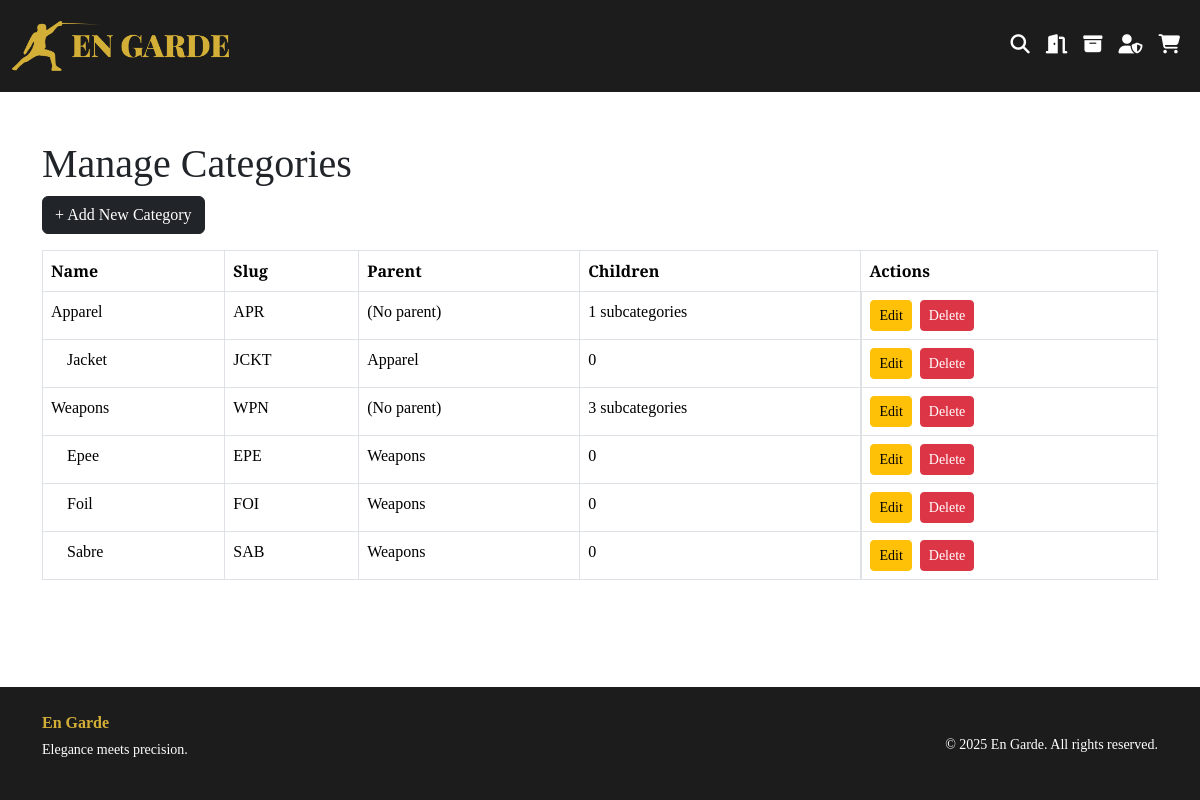
The app's page /admin/categories (signed in), older data.
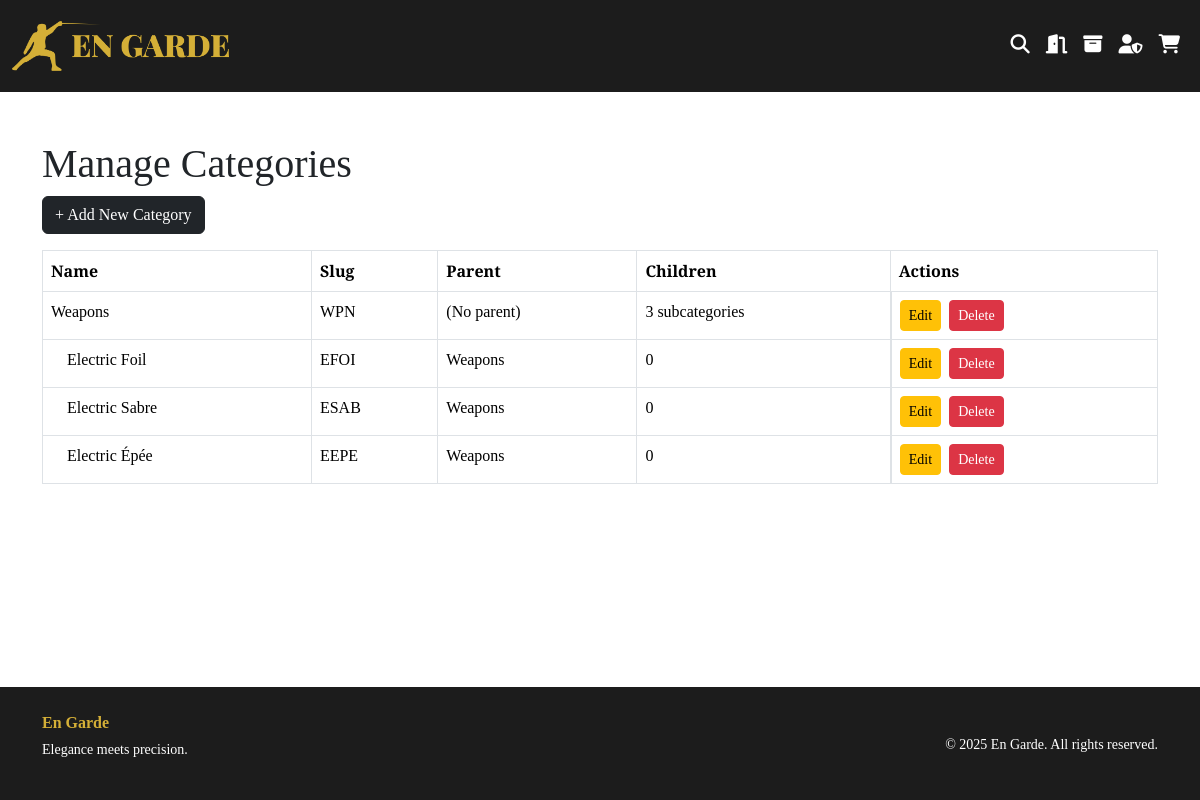
The same page, newer data.
### website/models.py (models this page shows)
class Category(db.Model):
    __tablename__ = 'categories'
    id = db.Column(db.Integer, primary_key=True)
    parent_id = db.Column(db.Integer, db.ForeignKey('categories.id'), nullable=True)
    name = db.Column(db.String(100), unique=True, nullable=False)
    slug = db.Column(db.String(100), unique=True, nullable=False)
    parent = db.relationship('Category', backref='children', remote_side=[id] )
    products = db.relationship('Product', backref='category', lazy=True)

### website/admin.py (the view)
@admin.route("admin/categories", methods=["GET"])
@admin_required
def admin_list_categories():
    cat_tree = get_category_tree(parent_id=None, depth=0)
    return render_template("admin/admin_categories.html", cat_tree=cat_tree)

### website/admin.py (called while the page is built)
def get_category_tree(parent_id=None, depth=0):
    categories = Category.query.filter_by(
        parent_id=parent_id).order_by(Category.name).all()
    results = []
    for cat in categories:
        results.append((cat, depth))
        results += get_category_tree(parent_id=cat.id, depth=depth+1)
    return results

def admin_required(f):
    @wraps(f)
    def decorated_function(*args, **kwargs):
        if not current_user.is_authenticated or not current_user.is_admin:
            abort(403)
        return f(*args, **kwargs)
    return decorated_function

### website/templates/admin/admin_categories.html (shortened to what this page needs)
{% extends "base.html" %}
{% block content %}
<div class="container py-5">
  <h1>Manage Categories</h1>
  <a href="{{ url_for('admin.admin_new_category') }}" class="btn btn-dark mb-3">+ Add New Category</a>
  <table class="table table-bordered">
    <thead>
      <tr>
        <th>Name</th>
        <th>Slug</th>
        <th>Parent</th>
        <th>Children</th>
        <th>Actions</th>
      </tr>
    </thead>
    <tbody>
      {% for cat, depth in cat_tree %}
        <tr>
          <td>
            {{cat.name }}
          </td>
          <td>{{ cat.slug }}</td>
          <td>
            {% if cat.parent %}
              {{ cat.parent.name }}
            {% else %}
              (No parent)
            {% endif %}
          </td>
          <td>
            {% if cat.children %}
              {{ cat.children|length }} subcategories
            {% else %}
              0
            {% endif %}
          </td>
          <td class="d-flex gap-2 align-items-start">
            <a href="{{ url_for('admin.admin_edit_category', cat_id=cat.id) }}" class="btn btn-sm btn-warning">Edit</a>
            <form action="{{ url_for('admin.admin_delete_category', cat_id=cat.id) }}" method="POST" onsubmit="return confirm('Really delete category and all subcategories/products?');">
              <button type="submit" class="btn btn-danger btn-sm">Delete</button>
            </form>
          </td>
        </tr>
      {% endfor %}
    </tbody>
  </table>
</div>
{% endblock %}

### website/templates/base.html (shortened to what this page needs)
{% import '_macros.html' as macros %}
<!DOCTYPE html>
<html>
  <head>
    <link href="https://cdn.jsdelivr.net/npm/bootstrap@5.3.3/dist/css/bootstrap.min.css" rel="stylesheet" />
    <link rel="stylesheet" href="https://cdn.jsdelivr.net/npm/glider-js@1/glider.min.css" />
    <link rel="stylesheet" href="{{ url_for('static', filename='css/styles.css') }}" />
  </head>
  <body class="d-flex flex-column min-vh-100">
    {% include 'partials/navbar.html' %}
    <main class="flex-fill">
      {% block content %}
      {% endblock %}
    </main>
    {% include 'partials/footer.html' %}
  </body>
</html>

### website/templates/partials/navbar.html (shortened to what this page needs)
<nav class="navbar navbar-expand-lg navbar-dark py-3">
  <div class="container-fluid position-relative">
    <a class="navbar-brand" href="{{ url_for('views.home') }}"><img src="{{ url_for('static', filename='images/logo.png') }}" alt="Brand" height="50" /></a>
    <div class="d-flex align-items-center ms-auto gap-2">
      <div class="search-wrapper d-flex align-items-center position-relative">
        <a id="search-toggle" class="nav-link px-2" href="#" title="Search">
          <i class="fa fa-search"></i>
        </a>
      </div>
      </div>
      {% if current_user.is_authenticated %}
        <a href="{{ url_for('auth.logout') }}" class="nav-link px-2" title="Logout"><i class="fa-solid fa-door-open"></i></a>
        <a href="{{ url_for('views.order_history') }}" class="nav-link px-2" title="My Orders"><i class="fa-solid fa-box-archive"></i></a>
      {% else %}
        <a href="{{ url_for('auth.login') }}" class="nav-link px-2" title="Login"><i class="fa-solid fa-circle-user"></i></a>
      {% endif %}
      {% if current_user.is_authenticated and current_user.is_admin %}
        <a href="{{ url_for('admin.admin_dashboard') }}" class="nav-link px-2" title="Admin Dashboard">
          <i class="fa-solid fa-user-shield"></i>
        </a>
      {% endif %}
      <a href="{{ url_for('views.view_cart') }}" class="nav-link px-2"><i class="fa-solid fa-cart-shopping"></i></a>
    </div>
</nav>

### website/templates/partials/footer.html
<footer class="py-4">
    <div class="container">
      <div class="row align-items-center text-center text-md-start">
        <div class="col-md-6 mb-3 mb-md-0">
          <a href="{{ url_for('views.home') }}" class="brand-name">En Garde</a>
          <p class="small mt-1">Elegance meets precision.</p>
        </div>
        <div class="col-md-6 text-md-end">
          <small>&copy; 2025 En Garde. All rights reserved.</small>
        </div>
      </div>
    </div>
  </footer>

### website/static/css/styles.css (style rules this page uses)
:root { --fencing-gold: #D4AF37; --fencing-dark: #1C1C1C; --gold-weak: #cd7f32; --gold-moderate: #D4AF37; --gold-strong: #ffdf00; }
body { font-family: 'Merriweather', serif; margin-bottom: 0; }
h1, h2, h3 { font-family: 'Playfair Display', serif; }
html, body { height: 100%; margin: 0; padding: 0; }
.navbar { background-color: var(--fencing-dark); position: relative; }
.navbar .nav-link i { font-size: 1.2rem; color: white; transition: color 0.3s ease; }
footer { background-color: var(--fencing-dark); color: white; margin-bottom: 0; margin-top: auto; }
footer .navbar-brand, footer .brand-name { color: var(--fencing-gold); font-family: 'Cinzel', serif; font-weight: bold; text-decoration: none; }
footer a { color: white; text-decoration: none; transition: color 0.3s ease; }

Row changes from the older to the newer data that the page shows:
removed Category: name "Apparel", slug "APR", shows "(No parent)", children|length "1"
removed Category: name "Jacket", slug "JCKT", parent.name "Apparel", shows "0"
removed Category: name "Sabre", slug "SAB", parent.name "Weapons", shows "0"
changed Category: name "Foil" → "Electric Foil"; slug "FOI" → "EFOI"; moves up the list
added Category: name "Electric Sabre", slug "ESAB", parent.name "Weapons", shows "0"
changed Category: name "Epee" → "Electric Épée"; slug "EPE" → "EEPE"
